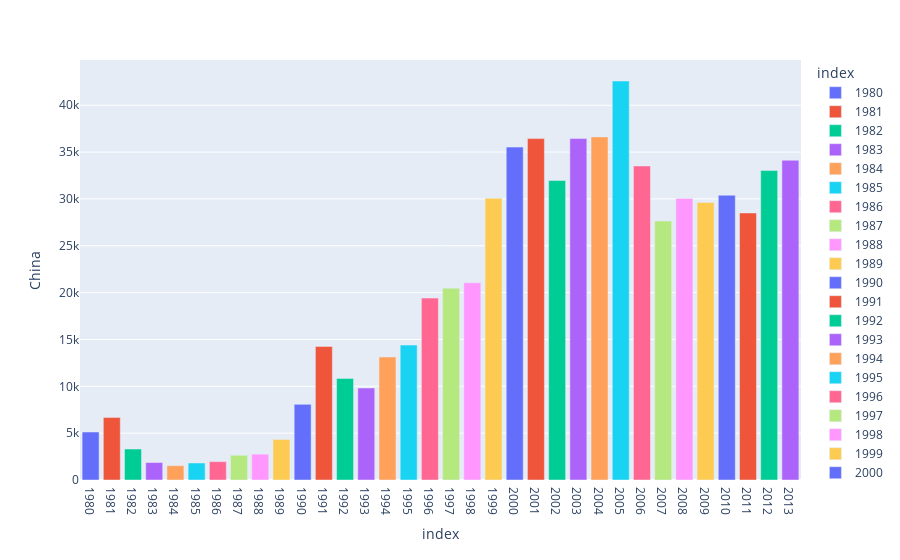

Notebook code cell kept with this figure:
### Code cell
px.bar(chinaData, x='index', y='China',color='index')

### Figure 1 — Plotly figure (JSON) as saved in the notebook; plotly's stock layout.template omitted (floating-point values rounded to 4 significant figures)
{"data": [{"alignmentgroup": "True", "hovertemplate": "index=%{x}<br>China=%{y}<extra></extra>", "legendgroup": "1980", "marker": {"color": "#636efa", "pattern": {"shape": ""}}, "name": "1980", "offsetgroup": "1980", "orientation": "v", "showlegend": true, "textposition": "auto", "type": "bar", "x": ["1980"], "xaxis": "x", "y": [5123], "yaxis": "y"}, {"alignmentgroup": "True", "hovertemplate": "index=%{x}<br>China=%{y}<extra></extra>", "legendgroup": "1981", "marker": {"color": "#EF553B", "pattern": {"shape": ""}}, "name": "1981", "offsetgroup": "1981", "orientation": "v", "showlegend": true, "textposition": "auto", "type": "bar", "x": ["1981"], "xaxis": "x", "y": [6682], "yaxis": "y"}, {"alignmentgroup": "True", "hovertemplate": "index=%{x}<br>China=%{y}<extra></extra>", "legendgroup": "1982", "marker": {"color": "#00cc96", "pattern": {"shape": ""}}, "name": "1982", "offsetgroup": "1982", "orientation": "v", "showlegend": true, "textposition": "auto", "type": "bar", "x": ["1982"], "xaxis": "x", "y": [3308], "yaxis": "y"}, {"alignmentgroup": "True", "hovertemplate": "index=%{x}<br>China=%{y}<extra></extra>", "legendgroup": "1983", "marker": {"color": "#ab63fa", "pattern": {"shape": ""}}, "name": "1983", "offsetgroup": "1983", "orientation": "v", "showlegend": true, "textposition": "auto", "type": "bar", "x": ["1983"], "xaxis": "x", "y": [1863], "yaxis": "y"}, {"alignmentgroup": "True", "hovertemplate": "index=%{x}<br>China=%{y}<extra></extra>", "legendgroup": "1984", "marker": {"color": "#FFA15A", "pattern": {"shape": ""}}, "name": "1984", "offsetgroup": "1984", "orientation": "v", "showlegend": true, "textposition": "auto", "type": "bar", "x": ["1984"], "xaxis": "x", "y": [1527], "yaxis": "y"}, {"alignmentgroup": "True", "hovertemplate": "index=%{x}<br>China=%{y}<extra></extra>", "legendgroup": "1985", "marker": {"color": "#19d3f3", "pattern": {"shape": ""}}, "name": "1985", "offsetgroup": "1985", "orientation": "v", "showlegend": true, "textposition": "auto", "type": "bar", "x": ["1985"], "xaxis": "x", "y": [1816], "yaxis": "y"}, {"alignmentgroup": "True", "hovertemplate": "index=%{x}<br>China=%{y}<extra></extra>", "legendgroup": "1986", "marker": {"color": "#FF6692", "pattern": {"shape": ""}}, "name": "1986", "offsetgroup": "1986", "orientation": "v", "showlegend": true, "textposition": "auto", "type": "bar", "x": ["1986"], "xaxis": "x", "y": [1960], "yaxis": "y"}, {"alignmentgroup": "True", "hovertemplate": "index=%{x}<br>China=%{y}<extra></extra>", "legendgroup": "1987", "marker": {"color": "#B6E880", "pattern": {"shape": ""}}, "name": "1987", "offsetgroup": "1987", "orientation": "v", "showlegend": true, "textposition": "auto", "type": "bar", "x": ["1987"], "xaxis": "x", "y": [2643], "yaxis": "y"}, {"alignmentgroup": "True", "hovertemplate": "index=%{x}<br>China=%{y}<extra></extra>", "legendgroup": "1988", "marker": {"color": "#FF97FF", "pattern": {"shape": ""}}, "name": "1988", "offsetgroup": "1988", "orientation": "v", "showlegend": true, "textposition": "auto", "type": "bar", "x": ["1988"], "xaxis": "x", "y": [2758], "yaxis": "y"}, {"alignmentgroup": "True", "hovertemplate": "index=%{x}<br>China=%{y}<extra></extra>", "legendgroup": "1989", "marker": {"color": "#FECB52", "pattern": {"shape": ""}}, "name": "1989", "offsetgroup": "1989", "orientation": "v", "showlegend": true, "textposition": "auto", "type": "bar", "x": ["1989"], "xaxis": "x", "y": [4323], "yaxis": "y"}, {"alignmentgroup": "True", "hovertemplate": "index=%{x}<br>China=%{y}<extra></extra>", "legendgroup": "1990", "marker": {"color": "#636efa", "pattern": {"shape": ""}}, "name": "1990", "offsetgroup": "1990", "orientation": "v", "showlegend": true, "textposition": "auto", "type": "bar", "x": ["1990"], "xaxis": "x", "y": [8076], "yaxis": "y"}, {"alignmentgroup": "True", "hovertemplate": "index=%{x}<br>China=%{y}<extra></extra>", "legendgroup": "1991", "marker": {"color": "#EF553B", "pattern": {"shape": ""}}, "name": "1991", "offsetgroup": "1991", "orientation": "v", "showlegend": true, "textposition": "auto", "type": "bar", "x": ["1991"], "xaxis": "x", "y": [14255], "yaxis": "y"}, {"alignmentgroup": "True", "hovertemplate": "index=%{x}<br>China=%{y}<extra></extra>", "legendgroup": "1992", "marker": {"color": "#00cc96", "pattern": {"shape": ""}}, "name": "1992", "offsetgroup": "1992", "orientation": "v", "showlegend": true, "textposition": "auto", "type": "bar", "x": ["1992"], "xaxis": "x", "y": [10846], "yaxis": "y"}, {"alignmentgroup": "True", "hovertemplate": "index=%{x}<br>China=%{y}<extra></extra>", "legendgroup": "1993", "marker": {"color": "#ab63fa", "pattern": {"shape": ""}}, "name": "1993", "offsetgroup": "1993", "orientation": "v", "showlegend": true, "textposition": "auto", "type": "bar", "x": ["1993"], "xaxis": "x", "y": [9817], "yaxis": "y"}, {"alignmentgroup": "True", "hovertemplate": "index=%{x}<br>China=%{y}<extra></extra>", "legendgroup": "1994", "marker": {"color": "#FFA15A", "pattern": {"shape": ""}}, "name": "1994", "offsetgroup": "1994", "orientation": "v", "showlegend": true, "textposition": "auto", "type": "bar", "x": ["1994"], "xaxis": "x", "y": [13128], "yaxis": "y"}, {"alignmentgroup": "True", "hovertemplate": "index=%{x}<br>China=%{y}<extra></extra>", "legendgroup": "1995", "marker": {"color": "#19d3f3", "pattern": {"shape": ""}}, "name": "1995", "offsetgroup": "1995", "orientation": "v", "showlegend": true, "textposition": "auto", "type": "bar", "x": ["1995"], "xaxis": "x", "y": [14398], "yaxis": "y"}, {"alignmentgroup": "True", "hovertemplate": "index=%{x}<br>China=%{y}<extra></extra>", "legendgroup": "1996", "marker": {"color": "#FF6692", "pattern": {"shape": ""}}, "name": "1996", "offsetgroup": "1996", "orientation": "v", "showlegend": true, "textposition": "auto", "type": "bar", "x": ["1996"], "xaxis": "x", "y": [19415], "yaxis": "y"}, {"alignmentgroup": "True", "hovertemplate": "index=%{x}<br>China=%{y}<extra></extra>", "legendgroup": "1997", "marker": {"color": "#B6E880", "pattern": {"shape": ""}}, "name": "1997", "offsetgroup": "1997", "orientation": "v", "showlegend": true, "textposition": "auto", "type": "bar", "x": ["1997"], "xaxis": "x", "y": [20475], "yaxis": "y"}, {"alignmentgroup": "True", "hovertemplate": "index=%{x}<br>China=%{y}<extra></extra>", "legendgroup": "1998", "marker": {"color": "#FF97FF", "pattern": {"shape": ""}}, "name": "1998", "offsetgroup": "1998", "orientation": "v", "showlegend": true, "textposition": "auto", "type": "bar", "x": ["1998"], "xaxis": "x", "y": [21049], "yaxis": "y"}, {"alignmentgroup": "True", "hovertemplate": "index=%{x}<br>China=%{y}<extra></extra>", "legendgroup": "1999", "marker": {"color": "#FECB52", "pattern": {"shape": ""}}, "name": "1999", "offsetgroup": "1999", "orientation": "v", "showlegend": true, "textposition": "auto", "type": "bar", "x": ["1999"], "xaxis": "x", "y": [30069], "yaxis": "y"}, {"alignmentgroup": "True", "hovertemplate": "index=%{x}<br>China=%{y}<extra></extra>", "legendgroup": "2000", "marker": {"color": "#636efa", "pattern": {"shape": ""}}, "name": "2000", "offsetgroup": "2000", "orientation": "v", "showlegend": true, "textposition": "auto", "type": "bar", "x": ["2000"], "xaxis": "x", "y": [35529], "yaxis": "y"}, {"alignmentgroup": "True", "hovertemplate": "index=%{x}<br>China=%{y}<extra></extra>", "legendgroup": "2001", "marker": {"color": "#EF553B", "pattern": {"shape": ""}}, "name": "2001", "offsetgroup": "2001", "orientation": "v", "showlegend": true, "textposition": "auto", "type": "bar", "x": ["2001"], "xaxis": "x", "y": [36434], "yaxis": "y"}, {"alignmentgroup": "True", "hovertemplate": "index=%{x}<br>China=%{y}<extra></extra>", "legendgroup": "2002", "marker": {"color": "#00cc96", "pattern": {"shape": ""}}, "name": "2002", "offsetgroup": "2002", "orientation": "v", "showlegend": true, "textposition": "auto", "type": "bar", "x": ["2002"], "xaxis": "x", "y": [31961], "yaxis": "y"}, {"alignmentgroup": "True", "hovertemplate": "index=%{x}<br>China=%{y}<extra></extra>", "legendgroup": "2003", "marker": {"color": "#ab63fa", "pattern": {"shape": ""}}, "name": "2003", "offsetgroup": "2003", "orientation": "v", "showlegend": true, "textposition": "auto", "type": "bar", "x": ["2003"], "xaxis": "x", "y": [36439], "yaxis": "y"}, {"alignmentgroup": "True", "hovertemplate": "index=%{x}<br>China=%{y}<extra></extra>", "legendgroup": "2004", "marker": {"color": "#FFA15A", "pattern": {"shape": ""}}, "name": "2004", "offsetgroup": "2004", "orientation": "v", "showlegend": true, "textposition": "auto", "type": "bar", "x": ["2004"], "xaxis": "x", "y": [36619], "yaxis": "y"}, {"alignmentgroup": "True", "hovertemplate": "index=%{x}<br>China=%{y}<extra></extra>", "legendgroup": "2005", "marker": {"color": "#19d3f3", "pattern": {"shape": ""}}, "name": "2005", "offsetgroup": "2005", "orientation": "v", "showlegend": true, "textposition": "auto", "type": "bar", "x": ["2005"], "xaxis": "x", "y": [42584], "yaxis": "y"}, {"alignmentgroup": "True", "hovertemplate": "index=%{x}<br>China=%{y}<extra></extra>", "legendgroup": "2006", "marker": {"color": "#FF6692", "pattern": {"shape": ""}}, "name": "2006", "offsetgroup": "2006", "orientation": "v", "showlegend": true, "textposition": "auto", "type": "bar", "x": ["2006"], "xaxis": "x", "y": [33518], "yaxis": "y"}, {"alignmentgroup": "True", "hovertemplate": "index=%{x}<br>China=%{y}<extra></extra>", "legendgroup": "2007", "marker": {"color": "#B6E880", "pattern": {"shape": ""}}, "name": "2007", "offsetgroup": "2007", "orientation": "v", "showlegend": true, "textposition": "auto", "type": "bar", "x": ["2007"], "xaxis": "x", "y": [27642], "yaxis": "y"}, {"alignmentgroup": "True", "hovertemplate": "index=%{x}<br>China=%{y}<extra></extra>", "legendgroup": "2008", "marker": {"color": "#FF97FF", "pattern": {"shape": ""}}, "name": "2008", "offsetgroup": "2008", "orientation": "v", "showlegend": true, "textposition": "auto", "type": "bar", "x": ["2008"], "xaxis": "x", "y": [30037], "yaxis": "y"}, {"alignmentgroup": "True", "hovertemplate": "index=%{x}<br>China=%{y}<extra></extra>", "legendgroup": "2009", "marker": {"color": "#FECB52", "pattern": {"shape": ""}}, "name": "2009", "offsetgroup": "2009", "orientation": "v", "showlegend": true, "textposition": "auto", "type": "bar", "x": ["2009"], "xaxis": "x", "y": [29622], "yaxis": "y"}, {"alignmentgroup": "True", "hovertemplate": "index=%{x}<br>China=%{y}<extra></extra>", "legendgroup": "2010", "marker": {"color": "#636efa", "pattern": {"shape": ""}}, "name": "2010", "offsetgroup": "2010", "orientation": "v", "showlegend": true, "textposition": "auto", "type": "bar", "x": ["2010"], "xaxis": "x", "y": [30391], "yaxis": "y"}, {"alignmentgroup": "True", "hovertemplate": "index=%{x}<br>China=%{y}<extra></extra>", "legendgroup": "2011", "marker": {"color": "#EF553B", "pattern": {"shape": ""}}, "name": "2011", "offsetgroup": "2011", "orientation": "v", "showlegend": true, "textposition": "auto", "type": "bar", "x": ["2011"], "xaxis": "x", "y": [28502], "yaxis": "y"}, {"alignmentgroup": "True", "hovertemplate": "index=%{x}<br>China=%{y}<extra></extra>", "legendgroup": "2012", "marker": {"color": "#00cc96", "pattern": {"shape": ""}}, "name": "2012", "offsetgroup": "2012", "orientation": "v", "showlegend": true, "textposition": "auto", "type": "bar", "x": ["2012"], "xaxis": "x", "y": [33024], "yaxis": "y"}, {"alignmentgroup": "True", "hovertemplate": "index=%{x}<br>China=%{y}<extra></extra>", "legendgroup": "2013", "marker": {"color": "#ab63fa", "pattern": {"shape": ""}}, "name": "2013", "offsetgroup": "2013", "orientation": "v", "showlegend": true, "textposition": "auto", "type": "bar", "x": ["2013"], "xaxis": "x", "y": [34129], "yaxis": "y"}], "layout": {"barmode": "relative", "legend": {"title": {"text": "index"}, "tracegroupgap": 0}, "margin": {"t": 60}, "xaxis": {"anchor": "y", "categoryarray": ["1980", "1981", "1982", "1983", "1984", "1985", "1986", "1987", "1988", "1989", "1990", "1991", "1992", "1993", "1994", "1995", "1996", "1997", "1998", "1999", "2000", "2001", "2002", "2003", "2004", "2005", "2006", "2007", "2008", "2009", "2010", "2011", "2012", "2013"], "categoryorder": "array", "domain": [0, 1], "title": {"text": "index"}}, "yaxis": {"anchor": "x", "domain": [0, 1], "title": {"text": "China"}}}}
